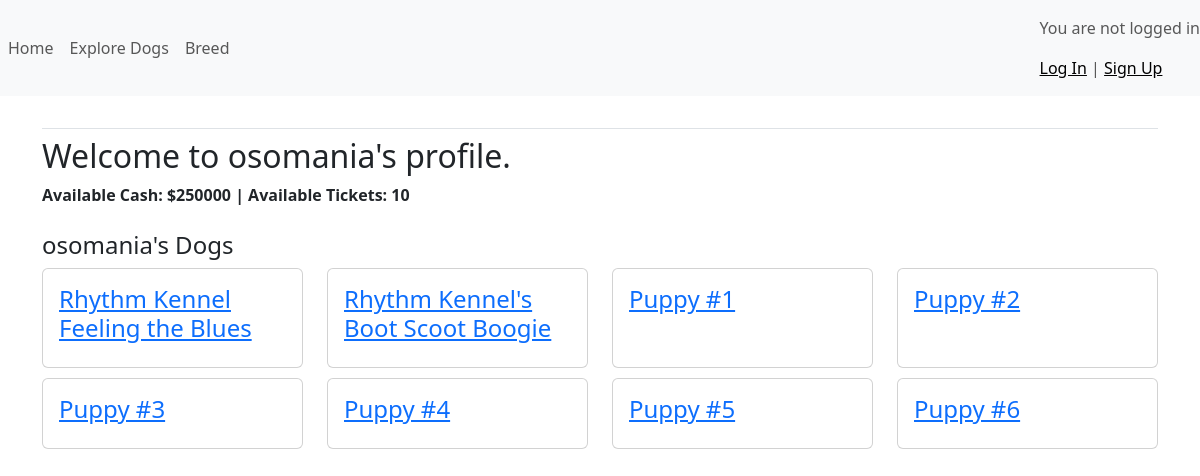
The page /users/1/ on the database its author committed.
### dogs/models.py (models this page shows, shortened)
class Dog(models.Model):
    name = models.CharField(max_length=50)
    owner = models.ForeignKey(User, on_delete=models.CASCADE)
    sire = models.ForeignKey('self', on_delete=models.CASCADE, null=True, blank=True, related_name="dogs_sire")
    dam = models.ForeignKey('self', on_delete=models.CASCADE, null=True, blank=True, related_name="dogs_dam")
    sex = models.CharField(max_length=10, choices=SEX_CHOICES, default='M')
    color = models.CharField(max_length=200)
    litter = models.ForeignKey(Litter, on_delete=models.CASCADE, null=True, blank=True)

### HighTrialMain/views.py (the view)
# urls.py: path('users/<int:owner_id>/', views.userProfile, name="profile")
def userProfile(request, owner_id):
    owner = User.objects.get(id=owner_id)
    dogs = Dog.objects.filter(owner=owner)
    kennelName = Kennel.objects.filter(owner=owner).first()
    wallet = Wallet.objects.filter(owner=owner).first()
    cash = wallet.money
    tickets = wallet.tickets
    litters = Litter.objects.filter(breeder=owner)
    context = {'username': owner.username, 'dogs':dogs, 'kennelName':kennelName, 'cash':cash, 'tickets':tickets, 'litters':litters}
    return render(request, 'users/profile.html', context)

### HighTrialMain/templates/users/profile.html
{% extends 'dogs/base.html' %}
{% load static %}
{% block content %}
    <h2>Welcome to {{username}}'s profile.</h2>
    <b>Available Cash: ${{cash}}  |  Available Tickets: {{tickets}}</b>
    <br><br>
    <h4>{{username}}'s Dogs</h4>
    <div class="row">
        {% for dog in dogs %}
            <div class="col-md-3 " style="margin-bottom:10px;">
                <div class="card h-100">
                    <div class="card-body">
                        <h4 class="card-title">
                            <a href="{% url 'dogs_app:dog' dog.id %}">{{ dog.name }}</a>
                        </h4>
                    </div>
                </div>
            </div>
        {% empty %}
            <p>There are no dogs in the system yet.</p>
        {% endfor %}
    </div>
{% endblock content %}

### rows shown on the page
Dog: name "Rhythm Kennel Feeling the Blues"
Dog: name "Rhythm Kennel's Boot Scoot Boogie"
Dog: name "Puppy #1"
Dog: name "Puppy #2"
Dog: name "Puppy #3"
Dog: name "Puppy #4"
Dog: name "Puppy #5"
Dog: name "Puppy #6"

### other values the page prints
{{ username }} "osomania"
{{ cash }} "250000"
{{ tickets }} "10"
